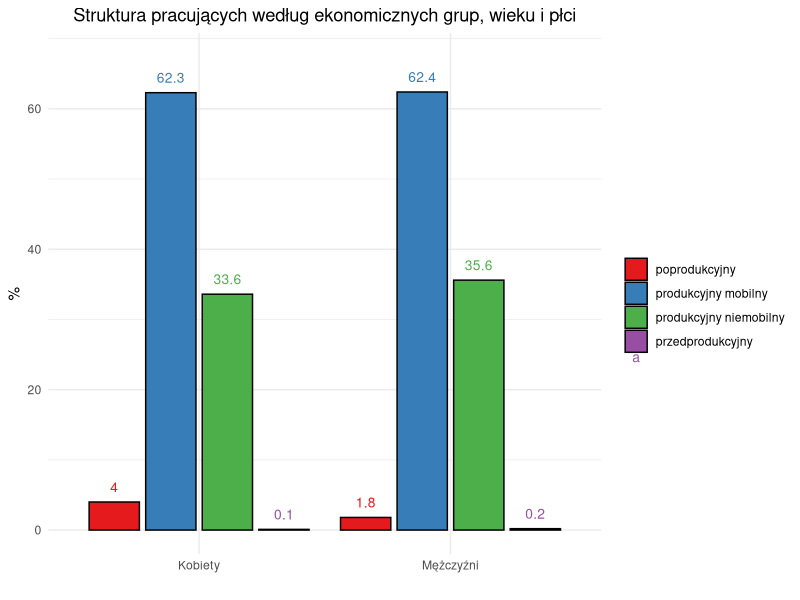

Source code (R):
library(ggplot2)
dane <- as.data.frame(cbind(c("Mężczyźni", "Mężczyźni", "Mężczyźni", "Mężczyźni", "Kobiety", "Kobiety",
                              "Kobiety","Kobiety"), 
                            c("przedprodukcyjny", "produkcyjny mobilny", "produkcyjny niemobilny",
                              "poprodukcyjny", "przedprodukcyjny", "produkcyjny mobilny", 
                              "produkcyjny niemobilny", "poprodukcyjny"),
                            c(0.2, 62.4, 35.6, 1.8, 0.1, 62.3, 33.6, 4.0)))

dane$V3 <- as.numeric(as.character(dane$V3))
ggplot(data=dane, aes(x=V1, y=V3, fill=V2, color=V2)) +
  geom_bar(stat="identity", width = 0.8, position = position_dodge(width = 0.9), color = "black")+
  geom_text(aes(label=V3), vjust=-1.0, 
            position = position_dodge(0.9), size=3.5)+
  ylim(0,max(dane$V3)+5)+
  scale_fill_brewer(palette="Set1")+ scale_color_brewer("", palette = "Set1")+
  labs(x="", y="%", fill = "")+
  ggtitle("Struktura pracujących według ekonomicznych grup, wieku i płci")+
  theme_minimal()+
  theme(plot.title = element_text(hjust = 0.5))
